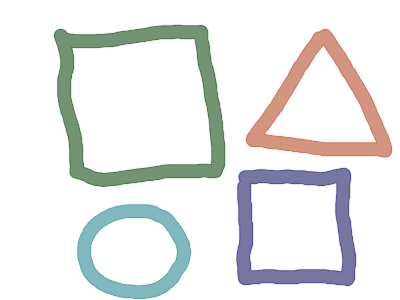
#> input picture notebooks/pic3.png, 400 x 300 px
$ jupyter execute contours.ipynb
#> lines starting #> are read from the running program, lines starting #| are printed output that depends on the picture; after the words box and inside, x2 and y2 are one past the last pixel; in counts of white or black regions, pixels touching at a corner belong together
# Contours

Image Contours – It is a way to identify the structural outlines of an object in an image. It is helpful to identify the shape of an object. OpenCV provides a findContours function in which you need to pass canny edges as a parameter. Check the below code for complete implementation. For more information, check this [link](https://docs.opencv.org/3.4/df/d0d/tutorial_find_contours.html).

[cell 1]
import cv2
import numpy as np
import matplotlib.pyplot as plt

[cell 2]
# Load the data
image = cv2.imread('pic3.png')
#> image is the input picture: shape (300, 400, 3); mean B, G, R 232.6, 233.5, 232.3
image = cv2.cvtColor(image, cv2.COLOR_BGR2RGB)
plt.figure(figsize=(20, 20))
plt.subplot(2, 2, 1)
plt.title("Original")
plt.imshow(image)
# Grayscale
gray = cv2.cvtColor(image,cv2.COLOR_BGR2GRAY)
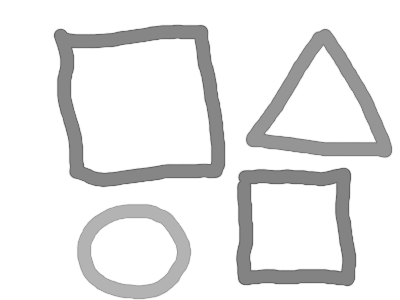
#> gray: shape (300, 400); min 96, max 255, mean 233.1
# Canny edges
edged = cv2.Canny(gray, 30, 200)
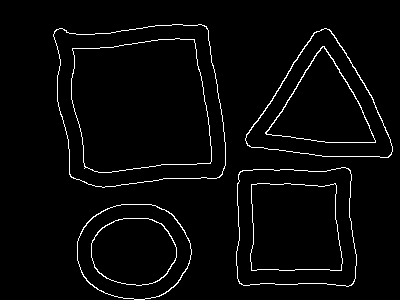
#> edged: shape (300, 400); 2.9% white in thin lines or dots, all inside (x1, y1, x2, y2) = (53, 24, 393, 300)
plt.subplot(2, 2, 2)
plt.title("Canny Edges")
plt.imshow(edged)
# Finding Contours
contour, hier = cv2.findContours(edged, cv2.RETR_EXTERNAL, cv2.CHAIN_APPROX_NONE)
#> contour = 4 contours; box (x1, y1, x2, y2) and area: (53, 24, 226, 188) 23795, (236, 167, 357, 287) 13080, (245, 28, 393, 158) 11088, (77, 204, 192, 300) 8654
plt.subplot(2, 2, 3)
plt.imshow(edged)
print("Count of Contours  = " + str(len(contour)))
#| Count of Contours  = 4
# All contours
cv2.drawContours(image, contour, -1, (0,255,0), 3)
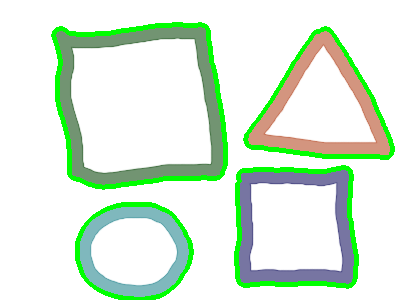
#> image: shape (300, 400, 3); mean R, G, B 218.2, 237.6, 218.4
plt.subplot(2, 2, 4)
plt.title("Contours")
plt.imshow(image)
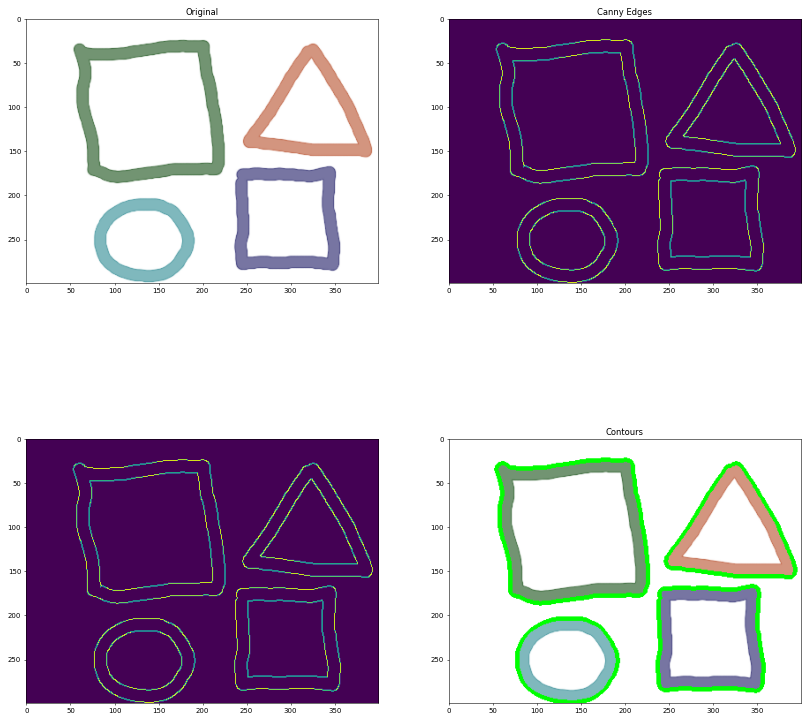
#> figure drawn by matplotlib, 4 panels

$ run again, with notebooks/chessboard.png copied over notebooks/pic3.png
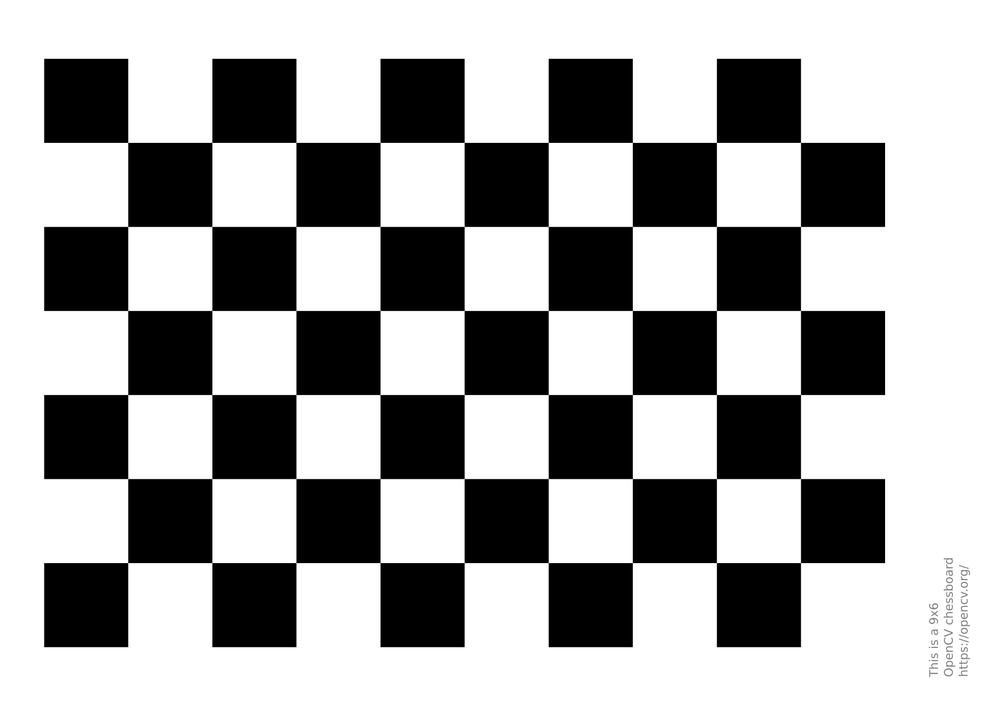
#> input picture notebooks/chessboard.png, 999 x 706 px, shrunk from 1754 x 1240 before the run
#> image is the input picture: shape (706, 999, 3); min 0, max 255, mean 165.4
#> `edged = cv2.Canny(gray, 30, 200)`:
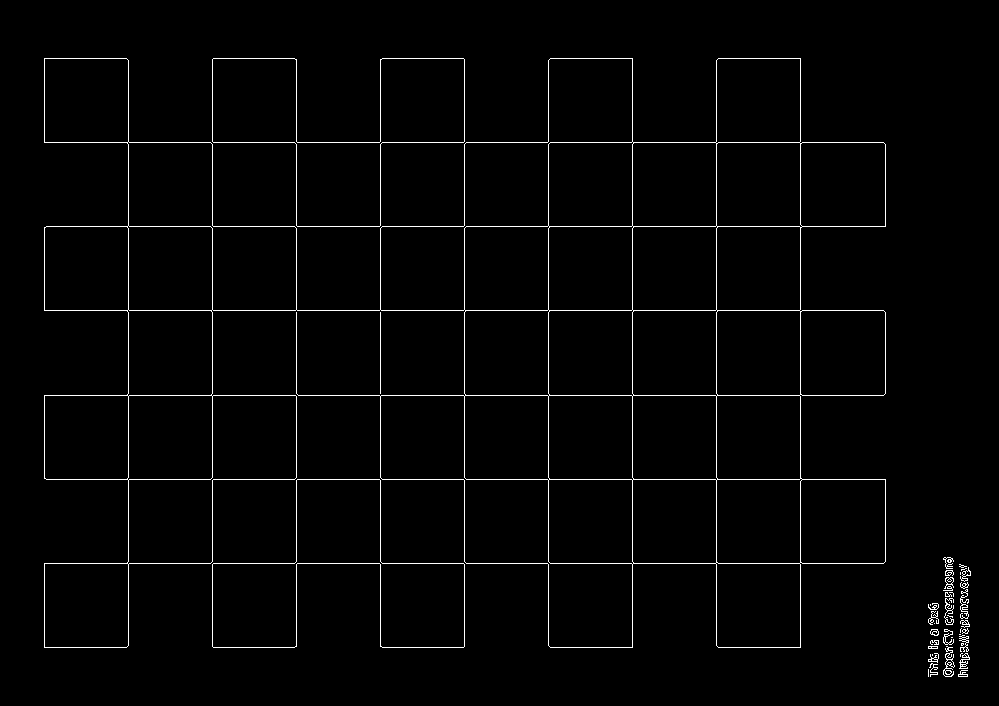
#> edged: shape (706, 999); 1.8% white in thin lines or dots, all inside (x1, y1, x2, y2) = (44, 58, 971, 677)
#> contour = 42 contours, 24 with area under 20; largest, box (x1, y1, x2, y2) and area: (44, 58, 886, 648) 282955, (212, 479, 465, 648) 21167, (212, 58, 465, 227) 21167, (943, 646, 955, 677) 79, (959, 653, 970, 669) 52
#| Count of Contours  = 42
#> image: shape (706, 999, 3); 5.91% of pixels changed, all inside (x1, y1, x2, y2) = (42, 56, 973, 679)
#> `[cell 2] # Load the data image = cv2.imread('pic3.png') image = cv2.cv..`:
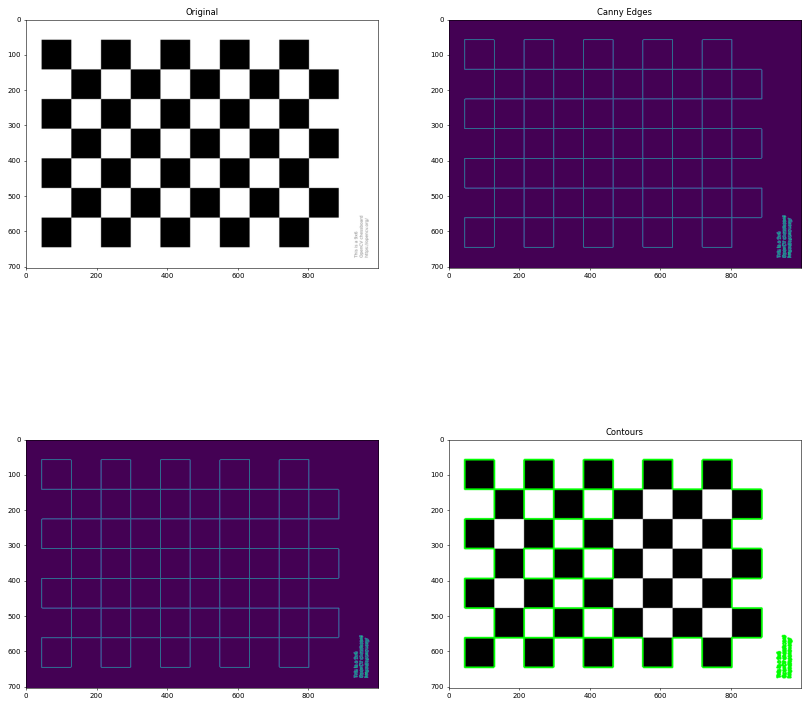
#> figure drawn by matplotlib, 4 panels
